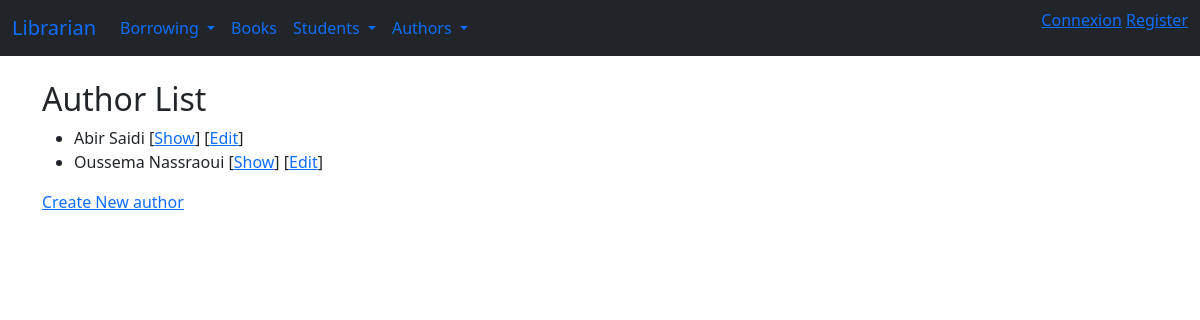
The app's page /firstapp/authors/ with its own data.
### firstapp/models.py (models this page shows, shortened)
class Author(models.Model):
    name = models.CharField(max_length=255)
    surname = models.CharField(max_length=255)

### firstapp/views.py (the view)
# urls.py: path('authors/', AuthorListView.as_view(), name='author_list'),
class AuthorListView(View):
    template_name = 'author_list.html'
    def get(self, request):
        authors = Author.objects.all()
        return render(request, self.template_name, {'authors': authors})

### firstapp/templates/author_list.html
{% extends 'base.html' %}
{% block content %}
  <h2>Author List</h2>
  <ul>
    {% for author in authors %}
      <li>
        {{ author.name }} {{ author.surname }}
        [<a href="{% url 'author_show' pk=author.pk %}">Show</a>]
        [<a href="{% url 'author_edit' pk=author.pk %}">Edit</a>]
      </li>
    {% endfor %}
  </ul>
  <a href="{% url 'create_author' %}">Create New author</a>
{% endblock %}

### records on screen
Author: name "Abir", surname "Saidi"
Author: name "Oussema", surname "Nassraoui"
